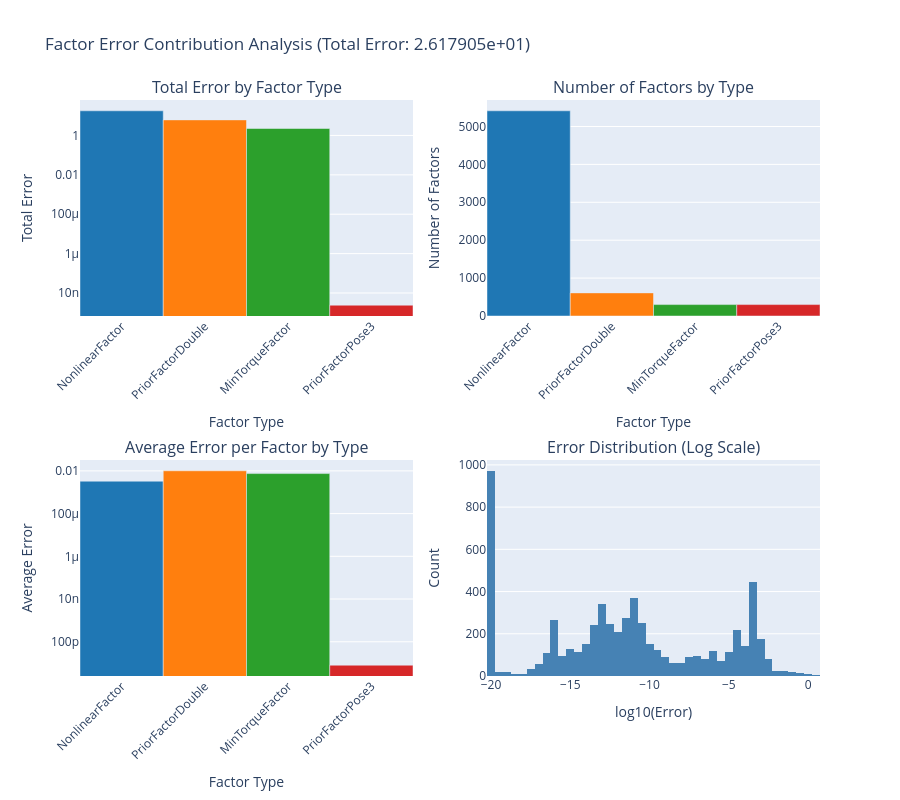

The cell this chart's notebook holds for it:
### Code cell
# Analyze factor contributions to final error
print("Analyzing factor contributions to final error...")

# Get all factors and their errors
factor_errors = []
factor_types = []

for i in range(balance_graph.size()):
    factor = balance_graph.at(i)
    error = factor.error(result_bal)
    factor_errors.append(error)
    
    # Get the actual factor type name using Python's type system
    factor_type = type(factor).__name__
    factor_types.append(factor_type)

# Convert to numpy arrays
factor_errors = numpy.array(factor_errors)
factor_types = numpy.array(factor_types)

# Group by factor type
unique_types = numpy.unique(factor_types)
type_errors = {}
type_counts = {}

for ftype in unique_types:
    mask = factor_types == ftype
    type_errors[ftype] = numpy.sum(factor_errors[mask])
    type_counts[ftype] = numpy.sum(mask)

# Sort by error contribution
sorted_types = sorted(type_errors.keys(), key=lambda x: type_errors[x], reverse=True)

print(f"\nFactor Error Analysis:")
print(f"Total factors: {len(factor_errors)}")
print(f"Total error: {numpy.sum(factor_errors):.6e}")
print(f"\nError by factor type:")
for ftype in sorted_types:
    print(f"  {ftype:20s}: {type_errors[ftype]:12.6e} ({type_counts[ftype]:4d} factors, avg: {type_errors[ftype]/type_counts[ftype]:.6e})")

# Create visualization with Plotly
import plotly.graph_objects as go
from plotly.subplots import make_subplots

fig = make_subplots(
    rows=2, cols=2,
    subplot_titles=(
        'Total Error by Factor Type',
        'Number of Factors by Type',
        'Average Error per Factor by Type',
        'Error Distribution (Log Scale)'
    ),
    specs=[[{"type": "bar"}, {"type": "bar"}],
           [{"type": "bar"}, {"type": "histogram"}]]
)

# Plot 1: Total error by factor type
colors = ['#1f77b4', '#ff7f0e', '#2ca02c', '#d62728', '#9467bd', '#8c564b', '#e377c2']
fig.add_trace(
    go.Bar(x=sorted_types, y=[type_errors[t] for t in sorted_types],
           marker_color=colors[:len(sorted_types)],
           name='Total Error'),
    row=1, col=1
)

# Plot 2: Number of factors by type
fig.add_trace(
    go.Bar(x=sorted_types, y=[type_counts[t] for t in sorted_types],
           marker_color=colors[:len(sorted_types)],
           name='Count'),
    row=1, col=2
)

# Plot 3: Average error per factor
avg_errors = [type_errors[t]/type_counts[t] for t in sorted_types]
fig.add_trace(
    go.Bar(x=sorted_types, y=avg_errors,
           marker_color=colors[:len(sorted_types)],
           name='Avg Error'),
    row=2, col=1
)

# Plot 4: Error distribution histogram (log scale)
fig.add_trace(
    go.Histogram(x=numpy.log10(factor_errors[factor_errors > 0] + 1e-20),
                 nbinsx=50,
                 marker_color='steelblue',
                 name='Error Distribution'),
    row=2, col=2
)

# Update layout
fig.update_layout(
    title=f"Factor Error Contribution Analysis (Total Error: {numpy.sum(factor_errors):.6e})",
    height=800,
    showlegend=False
)

# Update axis labels
fig.update_xaxes(title_text="Factor Type", row=1, col=1)
fig.update_xaxes(title_text="Factor Type", row=1, col=2)
fig.update_xaxes(title_text="Factor Type", row=2, col=1)
fig.update_xaxes(title_text="log10(Error)", row=2, col=2)

fig.update_yaxes(title_text="Total Error", type="log", row=1, col=1)
fig.update_yaxes(title_text="Number of Factors", row=1, col=2)
fig.update_yaxes(title_text="Average Error", type="log", row=2, col=1)
fig.update_yaxes(title_text="Count", row=2, col=2)

# Rotate x-axis labels for better readability
fig.update_xaxes(tickangle=-45, row=1, col=1)
fig.update_xaxes(tickangle=-45, row=1, col=2)
fig.update_xaxes(tickangle=-45, row=2, col=1)

print("\n📊 Visualization created! Check the plots above.")
fig.show()

# Additional analysis: Top 10 individual factors with highest error
print("\nTop 10 individual factors with highest error:")
top_indices = numpy.argsort(factor_errors)[-10:][::-1]
for rank, idx in enumerate(top_indices, 1):
    factor = balance_graph.at(idx)
    print(f"  {rank:2d}. Factor {idx:4d} ({factor_types[idx]:15s}): error = {factor_errors[idx]:.6e}")

### Figure 1 — Plotly figure (JSON) as saved in the notebook; plotly's stock layout.template omitted (floating-point values rounded to 4 significant figures; data arrays with more than 128 entries replaced by an {"elided": "..."} marker saying what was removed)
{"data": [{"marker": {"color": ["#1f77b4", "#ff7f0e", "#2ca02c", "#d62728"]}, "name": "Total Error", "type": "bar", "x": ["NonlinearFactor", "PriorFactorDouble", "MinTorqueFactor", "PriorFactorPose3"], "xaxis": "x", "y": [17.79, 6.142, 2.247, 2.409e-09], "yaxis": "y"}, {"marker": {"color": ["#1f77b4", "#ff7f0e", "#2ca02c", "#d62728"]}, "name": "Count", "type": "bar", "x": ["NonlinearFactor", "PriorFactorDouble", "MinTorqueFactor", "PriorFactorPose3"], "xaxis": "x2", "y": [5414, 610, 301, 301], "yaxis": "y2"}, {"marker": {"color": ["#1f77b4", "#ff7f0e", "#2ca02c", "#d62728"]}, "name": "Avg Error", "type": "bar", "x": ["NonlinearFactor", "PriorFactorDouble", "MinTorqueFactor", "PriorFactorPose3"], "xaxis": "x3", "y": [0.003286, 0.01007, 0.007467, 8.002e-12], "yaxis": "y3"}, {"marker": {"color": "steelblue"}, "name": "Error Distribution", "nbinsx": 50, "type": "histogram", "x": {"elided": "6119 float values"}, "xaxis": "x4", "yaxis": "y4"}], "layout": {"annotations": [{"font": {"size": 16}, "showarrow": false, "text": "Total Error by Factor Type", "x": 0.225, "xanchor": "center", "xref": "paper", "y": 1, "yanchor": "bottom", "yref": "paper"}, {"font": {"size": 16}, "showarrow": false, "text": "Number of Factors by Type", "x": 0.775, "xanchor": "center", "xref": "paper", "y": 1, "yanchor": "bottom", "yref": "paper"}, {"font": {"size": 16}, "showarrow": false, "text": "Average Error per Factor by Type", "x": 0.225, "xanchor": "center", "xref": "paper", "y": 0.375, "yanchor": "bottom", "yref": "paper"}, {"font": {"size": 16}, "showarrow": false, "text": "Error Distribution (Log Scale)", "x": 0.775, "xanchor": "center", "xref": "paper", "y": 0.375, "yanchor": "bottom", "yref": "paper"}], "height": 800, "showlegend": false, "title": {"text": "Factor Error Contribution Analysis (Total Error: 2.617905e+01)"}, "xaxis": {"anchor": "y", "domain": [0, 0.45], "tickangle": -45, "title": {"text": "Factor Type"}}, "xaxis2": {"anchor": "y2", "domain": [0.55, 1], "tickangle": -45, "title": {"text": "Factor Type"}}, "xaxis3": {"anchor": "y3", "domain": [0, 0.45], "tickangle": -45, "title": {"text": "Factor Type"}}, "xaxis4": {"anchor": "y4", "domain": [0.55, 1], "title": {"text": "log10(Error)"}}, "yaxis": {"anchor": "x", "domain": [0.625, 1], "title": {"text": "Total Error"}, "type": "log"}, "yaxis2": {"anchor": "x2", "domain": [0.625, 1], "title": {"text": "Number of Factors"}}, "yaxis3": {"anchor": "x3", "domain": [0, 0.375], "title": {"text": "Average Error"}, "type": "log"}, "yaxis4": {"anchor": "x4", "domain": [0, 0.375], "title": {"text": "Count"}}}}
